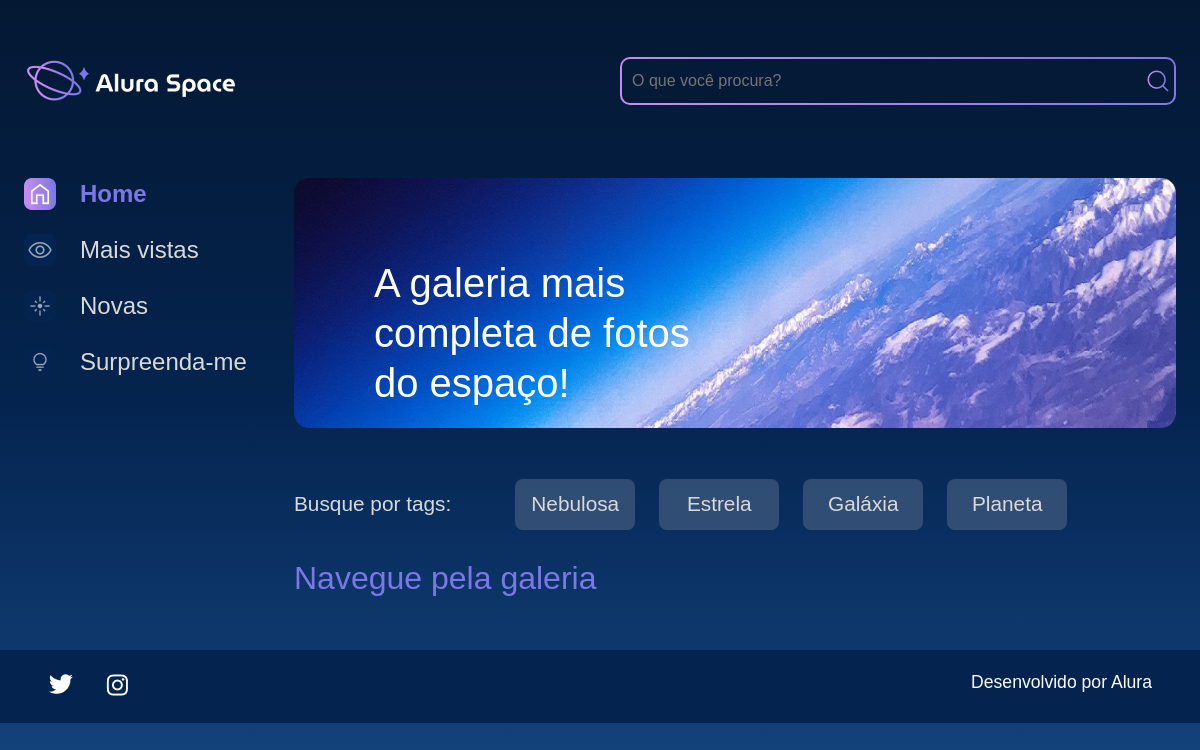
Before: / with the older database file.
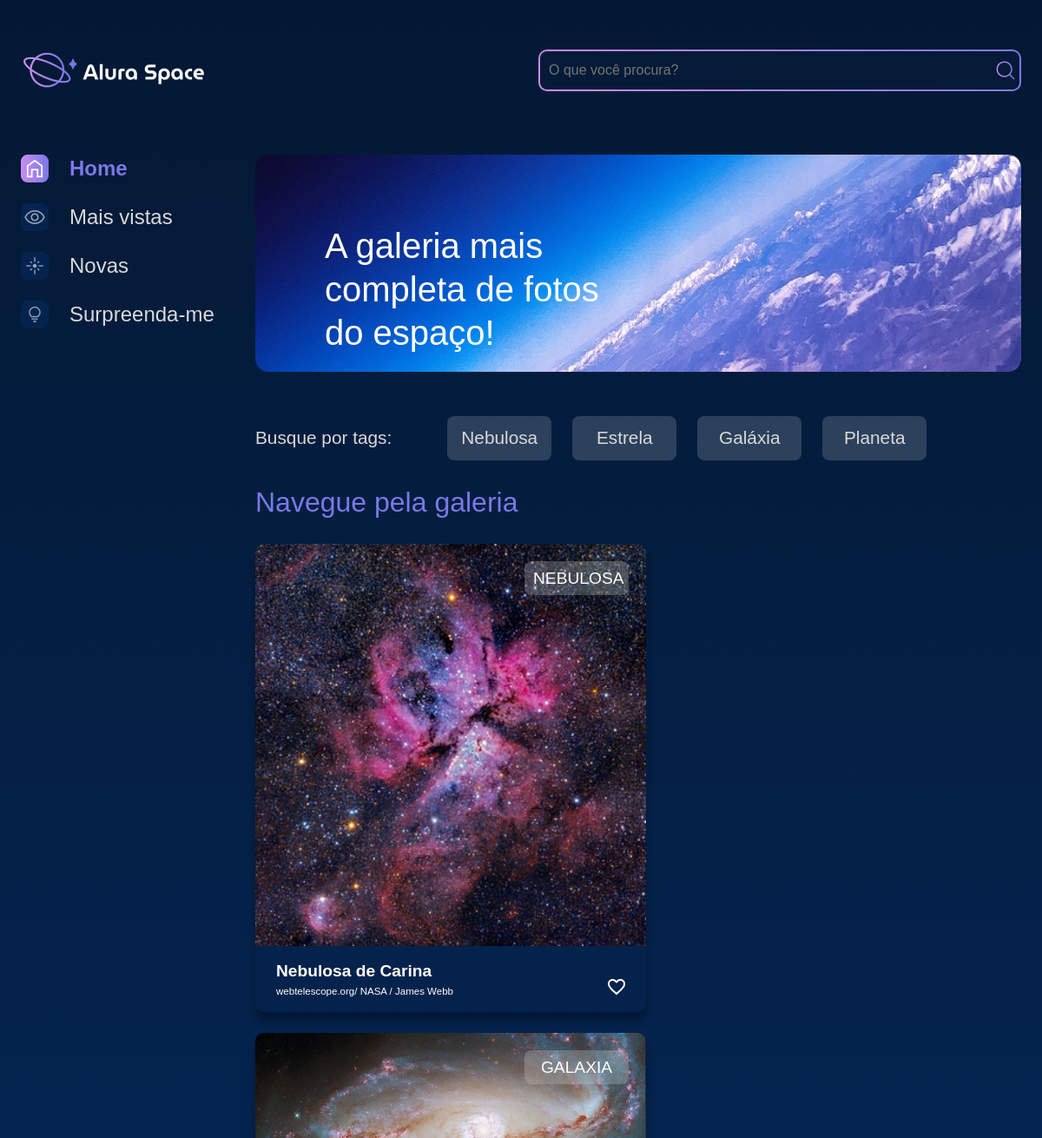
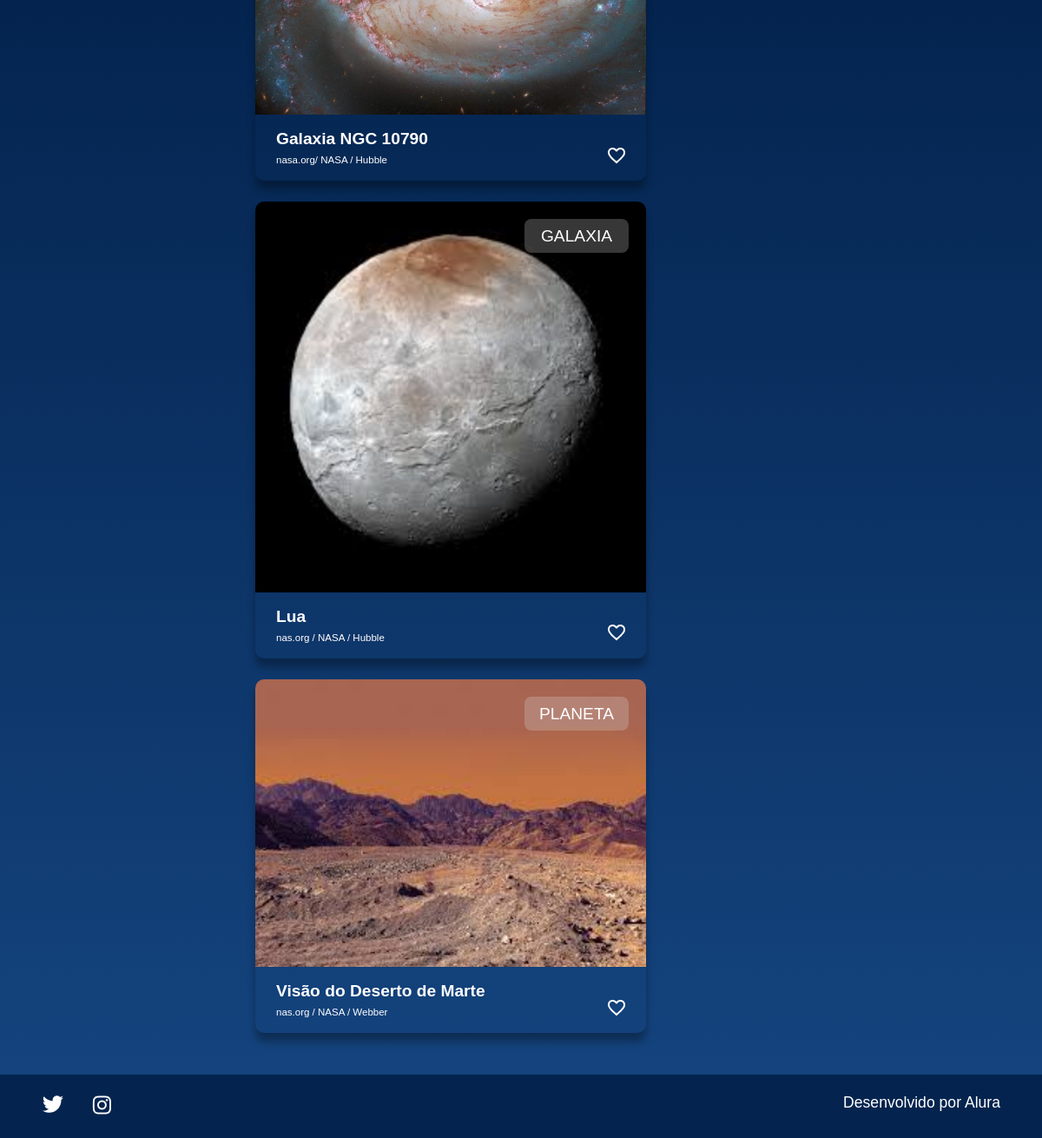
After: the same page with the newer database file (2 pictures, top to bottom).
### galeria/models.py (models this page shows, shortened)
class Fotografia(models.Model):
    OPCOES_CATEGORIA = [("NEBULOSA", "Nebulosa"),
                       ("ESTRELA", "Estrela"),
                       ("GALAXIA", "Galaxia"),
                       ("PLANETA", "Planeta"),
    ]
    nome = models.CharField(max_length=100, null = False, blank = False)
    legenda = models.CharField(max_length=100, null = False, blank = False)
    categorias = models.CharField(max_length=100, choices=OPCOES_CATEGORIA, default='')
    descricao = models.TextField(null = False, blank = False)
    foto = models.ImageField(upload_to="fotos/%Y/%m/%d/", blank=True)
    publica = models.BooleanField(default=False)
    data_fotografia = models.DateTimeField(default=datetime.now, blank=False)

### galeria/views.py (the view)
# urls.py: path('', index, name='index'),
def index(request):
    fotografias = Fotografia.objects.order_by("data_fotografia").filter(publica = True);
    return render(request, 'galeria/index.html', {"cards": fotografias})

### templates/galeria/index.html (shortened to what this page needs)
{% extends 'galeria/base.html' %}
{%load static%}
{% block content %}
    <div class="pagina-inicial">
        <header class="cabecalho">
            <img src="{% static '/assets/logo/Logo(2).png' %}" alt="Logo da Alura Space" />
            <div class="cabecalho__busca">
                <div class="busca__fundo">
                    <input class="busca__input" type="text" placeholder="O que você procura?">
                    <img class="busca__icone" src="{% static '/assets/ícones/1x/search.png' %}" alt="ícone de search">
                </div>
            </div>
        </header>
        <main class="principal">
            <section class="menu-lateral">
                <nav class="menu-lateral__navegacao">
                    <a href="#"><img src="{% static '/assets/ícones/1x/Home - ativo.png' %}"> Home</a>
                    <a href="#"><img src="{% static '/assets/ícones/1x/Mais vistas - inativo.png' %}"> Mais vistas</a>
                    <a href="#"><img src="{% static '/assets/ícones/1x/Novas - inativo.png' %} "> Novas</a>
                    <a href="#"><img src="{% static '/assets/ícones/1x/Surpreenda-me - inativo.png' %}">
                        Surpreenda-me</a>
                </nav>
            </section>
            <section class="conteudo">
                <section class="banner">
                    <img class="banner__imagem" src="{% static '/assets/imagens/Banner(2).png' %}"
                        alt="banner Alura Space">
                    <h1 class="banner__titulo"> A galeria mais completa de fotos do espaço!</h1>
                </section>
                <section class="tags">
                    <p class="tags__titulo">Busque por tags:</p>
                    <ul class="tags__lista">
                        <li class="tags__tag">Nebulosa</li>
                        <li class="tags__tag">Estrela</li>
                        <li class="tags__tag">Galáxia</li>
                        <li class="tags__tag">Planeta</li>
                    </ul>
                </section>
                <section class="galeria">
                    <div class="cards">
                        <h2 class="cards__titulo">Navegue pela galeria</h2>
                        <ul class="cards__lista">
                            {% if cards %}
                            {% for fotografia in cards %}
                            <li class="card">
                                <a href="{% url 'imagem' fotografia.id %}">
                                    {% if fotografia.foto != "" or fotografia.foto != null%}
                                    <img class="card__imagem"
                                        src="{{fotografia.foto.url }}" alt="foto" max-width="100px" max-height="100px">
                                    {% else %}
                                    <img class="card__imagem"
                                        src="{%static 'media/fotos/2025/07/29/Modal.png'%}" alt="foto genérica">
                                    {% endif %}
                                </a>
                                <span class="card__tag">{{ fotografia.categorias }}</span>
                                <div class="card__info">
                                    <p class="card__titulo">{{ fotografia.nome }}</p>
                                    <div class="card__texto">
                                        <p class="card__descricao"> {{ fotografia.legenda }} </p>
                                        <span>
                                            <img src="{% static '/assets/ícones/1x/favorite_outline.png' %}"
                                                alt="ícone de coração">
                                        </span>
                                    </div>
                                </div>
                            </li>
                            {% endfor %}
                            {%endif%}
                    </div>
                </section>
            </section>
        </main>
    </div>
    {% endblock %}

### templates/galeria/base.html (shortened to what this page needs)
{% load static %}
<!DOCTYPE html>
<html lang="pt-br">
<head>
    <link rel="stylesheet" href="{%static '/styles/style.css' %}">
</head>
<body>
    {% block content%}{% endblock %}
    {% include 'galeria/partials/__footer.html' %}
</body>
</html>

### templates/galeria/partials/__footer.html
{% load static %}
<footer class="rodape">
    <div class="rodape__icones">
        <a href="https://twitter.com/AluraOnline" target=”_blank”>
            <img src="{% static '/assets/ícones/1x/twitter.png' %}" alt="ícone twitter">
        </a>
        <a href="https://www.instagram.com/aluraonline/" target=”_blank”>
            <img src="{% static '/assets/ícones/1x/instagram.png' %}" alt="ícone instagram">
        </a>
    </div>
    <p class="rodape__texto">Desenvolvido por Alura</p>
</footer>

### setup/static/styles/style.css (style rules this page uses)
html, body, div, span, applet, object, iframe, h1, h2, h3, h4, h5, h6, p, blockquote, pre, a, abbr, acronym, address, big, cite, code, del, dfn, em, img, ins, kbd, q, s, samp, small, strike, strong, sub, sup, tt, var, b, u, i, center, dl, dt, dd, ol, ul, li, fieldset, form, label, legend, table, caption, tbody, tfoot, thead, tr, th, td, article, aside, canvas, details, embed, figure, figcaption, footer, header, hgroup, menu, nav, output, ruby, section, summary, time, mark, audio, video { margin: 0; padding: 0; border: 0; font-size: 100%; font: inherit; vertical-align: baseline; }
article, aside, details, figcaption, figure, footer, header, hgroup, menu, nav, section { display: block; }
body { line-height: 1; font-family: 'Space Grotesk', sans-serif; min-height: 100vh; background: linear-gradient(#041833,#04244F,#154580); background-repeat: no-repeat; background-position: center; background-size: cover; }
ol, ul { list-style: none; }
.banner { width: auto; position: relative; margin-bottom: 1.5rem; }
.banner__imagem { width: 100%; }
.banner__titulo { color: #FFFFFF; font-size: 40px; width: 350px; line-height: 50px; position: absolute; top: 80px; left: 80px; }
.cabecalho { align-items: center; display: flex; justify-content: space-between; margin: 1.5rem 0 4rem 0; }
.cabecalho__busca { align-items: center; border-radius: 10px; background: linear-gradient(45deg, #C98CF1,#7B78E5); display: flex; height: auto; justify-content: space-between; padding: 2px; width: auto; }
.busca__fundo { align-items: center; background-color: #041A37; border-radius: 8px; display: flex; margin: 0 auto; width: 100%; }
.busca__input { align-items: center; background-color: transparent; border: none; font-size: 1rem; height: 24px; padding: 10px; width: 500px; }
.busca__icone { cursor: pointer; width: 2rem; height: 2rem; }
.cards { width: 100%; }
.cards__titulo { color: #7B78E5; font-size: 2rem; line-height: 3rem; margin-bottom: 1.5rem; }
.cards__lista { display: flex; flex-wrap: wrap; justify-content: space-between; align-content: space-between; }
.card { border-radius: 10px; box-shadow: 0px 10px 10px #00000050; color: #FFFFFF; margin-bottom: 1.5rem; position: relative; width: 450px; }
.card__imagem { width: 450px; border-radius: 10px 10px 0 0; }
.card__tag { background-color: #D9D9D940; border-radius: 8px; border: 2px solid transparent; font-size: 1.2rem; left: 310px; margin-right: 1.5rem; padding: .5rem .5rem; position: absolute; text-align: center; top: 20px; width: 100px; }
.card__info { font-size: 1.2rem; padding: 0 1.5rem 1rem 1.5rem; }
.card__titulo { font-weight: bold; line-height: 1.2rem; margin-top: 0.8em; }
.card__texto { display: flex; justify-content: space-between; flex-wrap: wrap; }
.card__texto img { cursor: pointer; }
.card__descricao { font-size: 0.6em; margin-top: 0.8em; }
.galeria { display: flex; width: 100%; }
.menu-lateral { padding-right: 1.5rem; box-sizing: border-box; min-width: 270px; }
.menu-lateral__navegacao { display: flex; flex-direction: column; }
.menu-lateral__navegacao a { font-family: 'Space Grotesk', sans-serif; align-items: center; display: flex; margin-bottom: 1.5rem; text-decoration: none; color: #D9D9D9; font-size: 24px; }
.menu-lateral__navegacao a:first-child { font-weight: bold; color: #7B78E5; }
.menu-lateral__navegacao img { margin-right: 1.5rem; }
.pagina-inicial { max-width: 1440px; padding: 1.5rem; margin: 0 auto; }
.principal { display: flex; justify-content: space-between; }
.rodape { background-color: #04244F; width: 100%; padding: 1.5rem 3rem; box-sizing: border-box; display: flex; justify-content: space-between; color: #FFFFFF; }
.rodape__icones { width: 80px; display: flex; justify-content: space-between; }
.rodape__texto { font-size: 1.1rem; }
.tags { padding: 1.5rem 0; display: flex; align-items: center; color: #D9D9D9; font-size: 1.3rem; }
.tags__titulo { margin-right: 4rem; }
.tags__lista { display: flex; }
.tags__tag { background-color: #D9D9D930; margin-right: 1.5rem; border-radius: 8px; padding: .8rem .5rem; width: 100px; text-align: center; border: 2px solid transparent; }

Changed rows visible on the page:
now on this page (row edited): Fotografia: foto (picture), categorias "NEBULOSA", nome "Nebulosa de Carina", legenda "webtelescope.org/ NASA / James Webb"
now on this page (row edited): Fotografia: foto (picture), categorias "GALAXIA", nome "Galaxia NGC 10790", legenda "nasa.org/ NASA / Hubble"
now on this page (row edited): Fotografia: foto (picture), categorias "GALAXIA", nome "Lua", legenda "nas.org / NASA / Hubble"
now on this page (row edited): Fotografia: foto (picture), categorias "PLANETA", nome "Visão do Deserto de Marte", legenda "nas.org / NASA / Webber"
